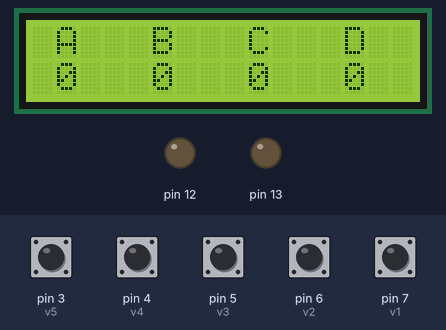
Bench run of a sketch on a simulated Arduino Uno, built with avr-gcc and run on an emulated ATmega328P. Parts: 16×2 character LCD, output pins drawn as LEDs (lit = HIGH). Inputs (shaded band) come from the test bench; at power-on: pin 3 (v5), pin 4 (v4), pin 5 (v3), pin 6 (v2), pin 7 (v1) HIGH.

Above: at 7.3 s.
7.4 s: pin 3 (v5) pulled LOW for 0.15 s
At 8.3 s:
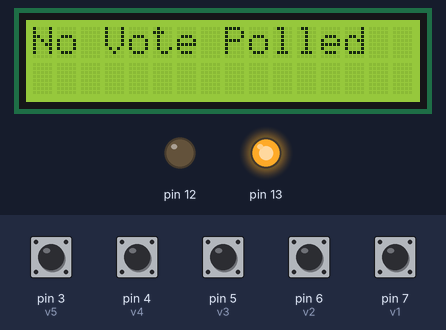
10.5 s: pin 3 (v5) pulled LOW for 1 s
At 11.0 s:
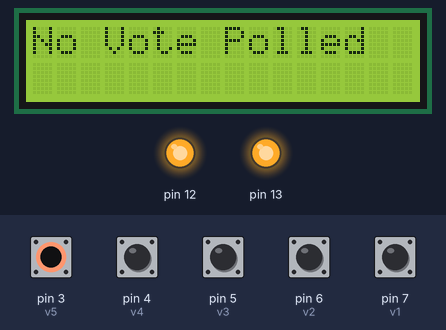
14.5 s: pin 4 (v4) pulled LOW for 0.15 s
At 16.3 s:
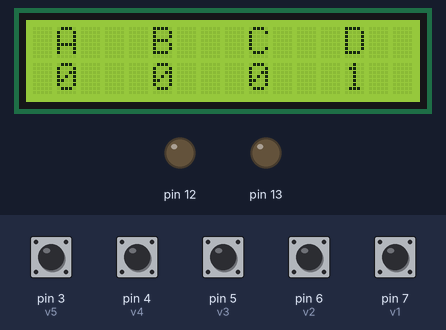
17.1 s: pin 3 (v5) pulled LOW for 0.15 s
At 17.9 s:
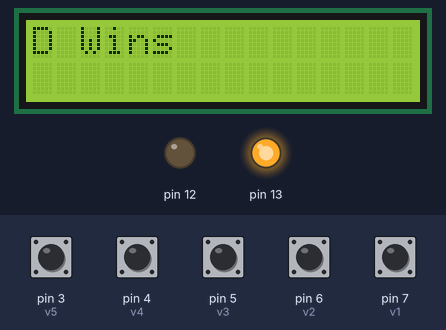
20.2 s: pin 5 (v3) pulled LOW for 0.15 s
At 21.8 s:
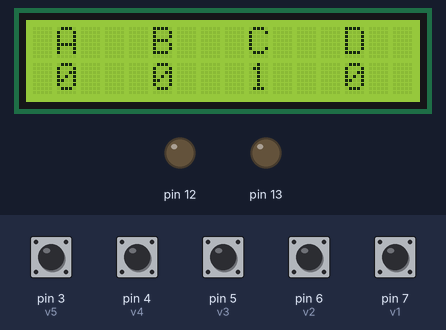
22.8 s: pin 3 (v5) pulled LOW for 0.15 s
At 26.4 s:
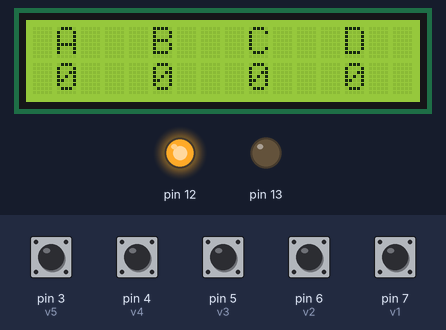
Timing chart, 0 to 26.9 s (numbered marks = the images above; inputs shaded):
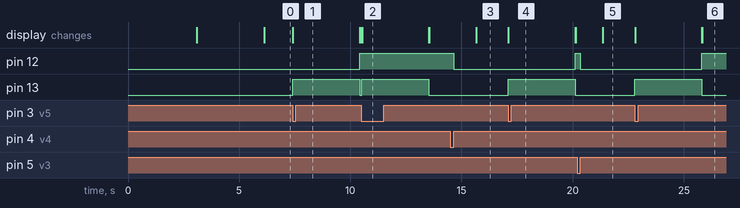

Measured:
- after the input at 7.4 s, pin 12: LOW → HIGH after 3.0 s; pin 13: LOW → HIGH at once, → LOW 3.0 s later; the display: changes at once (image 1)
- after the input at 10.5 s, pin 13: LOW → HIGH at once, → LOW 3.0 s later; the display: changes at once (image 2)
- after the input at 14.5 s, pin 12: HIGH → LOW after 0.15 s; the display: changes after 1.2 s (image 3)
- after the input at 17.1 s, pin 12: LOW → HIGH after 3.0 s; pin 13: LOW → HIGH at once, → LOW 3.0 s later; the display: changes at once (image 4)
- after the input at 20.2 s, pin 12: HIGH → LOW after 0.15 s; the display: changes after 1.2 s (image 5)
- after the input at 22.8 s, pin 12: LOW → HIGH after 3.0 s; pin 13: LOW → HIGH at once, → LOW 3.0 s later; the display: first changes at once (image 6 shows a later state)

The sketch:

24_Electronic_Voting_Machine.ino
```cpp
/*****************************************************
Project Title: Electronic Voting Machine
Organisation: Soham Academy Of Human Excellence
Website: https://ria.sohamacademy.org/
****************************************************/

#include <Wire.h>
#include <LiquidCrystal_I2C.h>

LiquidCrystal_I2C lcd(0x27, 16, 2);

#define v1 7
#define v2 6
#define v3 5
#define v4 4
#define v5 3
int vote1=0;
int vote2=0;
int vote3=0;
int vote4=0;

void setup()
{

 pinMode(v1, INPUT);
 pinMode(v2,INPUT);
 pinMode(v3,INPUT);
 pinMode(v4,INPUT);
 pinMode(v5,INPUT);
 pinMode(13,OUTPUT);
 pinMode(12,OUTPUT);

  lcd.begin();
  lcd.backlight();
  lcd.clear();
  lcd.setCursor(3,0);
  lcd.print("RiA ");
  delay(3000);
  lcd.setCursor(0,0);
  lcd.print("Electronic      ");
  lcd.setCursor(0,1);
  lcd.print("Voting Machine");

  delay(3000);
  digitalWrite(v1, HIGH);
  digitalWrite(v2, HIGH);
  digitalWrite(v3, HIGH);
  digitalWrite(v4, HIGH);
  digitalWrite(v5, HIGH);
  lcd.clear();
  lcd.setCursor(1,0);
  lcd.print("A");
  lcd.setCursor(5,0);
  lcd.print("B");
  lcd.setCursor(9,0);
  lcd.print("C");
  lcd.setCursor(13,0);
  lcd.print("D");
}

void loop()
{
  lcd.setCursor(1,0);
  lcd.print("A");
  lcd.setCursor(1,1);
  lcd.print(vote1);
  lcd.setCursor(5,0);
  lcd.print("B");
  lcd.setCursor(5,1);
  lcd.print(vote2);
  lcd.setCursor(9,0);
  lcd.print("C");
  lcd.setCursor(9,1);
  lcd.print(vote3);
  lcd.setCursor(13,0);
  lcd.print("D");
  lcd.setCursor(13,1);
  lcd.print(vote4);

if(digitalRead(v1)==0)
{
  digitalWrite(12,HIGH);
  vote1++;
  while(digitalRead(v1)==0);
  digitalWrite(12,LOW);
  delay(1000);
}

if(digitalRead(v2)==0)
{
  vote2++;
  digitalWrite(12,HIGH);
  while(digitalRead(v2)==0);
  digitalWrite(12,LOW);
  delay(1000);
}

if(digitalRead(v3)==0)
{
  digitalWrite(12,HIGH);
  vote3++;
  while(digitalRead(v3)==0);
  digitalWrite(12,LOW);
  delay(1000);
}

if(digitalRead(v4)==0)
{
digitalWrite(12,HIGH);
vote4++;
while(digitalRead(v4)==0);
digitalWrite(12,LOW);
delay(1000 );
}

if(digitalRead(v5)==0)
{
digitalWrite(13,HIGH);
int vote=vote1+vote2+vote3+vote4;
if(vote)
{
if((vote1 > vote2 && vote1 > vote3 && vote1 > vote4))
{
lcd.clear();
lcd.print("A Wins");
delay(3000);
lcd.clear();
}
else if((vote2 > vote1 && vote2 > vote3 && vote2 > vote4))
{
lcd.clear();
lcd.print("B Wins");
delay(3000);
lcd.clear();
}
else if((vote3 > vote1 && vote3 > vote2 && vote3 > vote4))
{
lcd.clear();
lcd.print("C Wins");
delay(3000);
lcd.clear();
}
else if(vote4 > vote1 && vote4 > vote2 && vote4 > vote3)
{
lcd.setCursor(0,0);
lcd.clear();
lcd.print("D Wins");
delay(3000);
lcd.clear();
}

else
{
lcd.clear();
lcd.print(" Vote Tied ");
lcd.setCursor(0,1);
lcd.print("   ");
delay(3000);
lcd.clear();
}

}
else
{
  lcd.clear();
  lcd.print("No Vote Polled");
  delay(3000);
  lcd.clear();
}
vote1=0;
vote2=0;
vote3=0;
vote4=0;
vote=0;
lcd.clear();
digitalWrite(12,HIGH);
digitalWrite(13,LOW);
}

}
```
